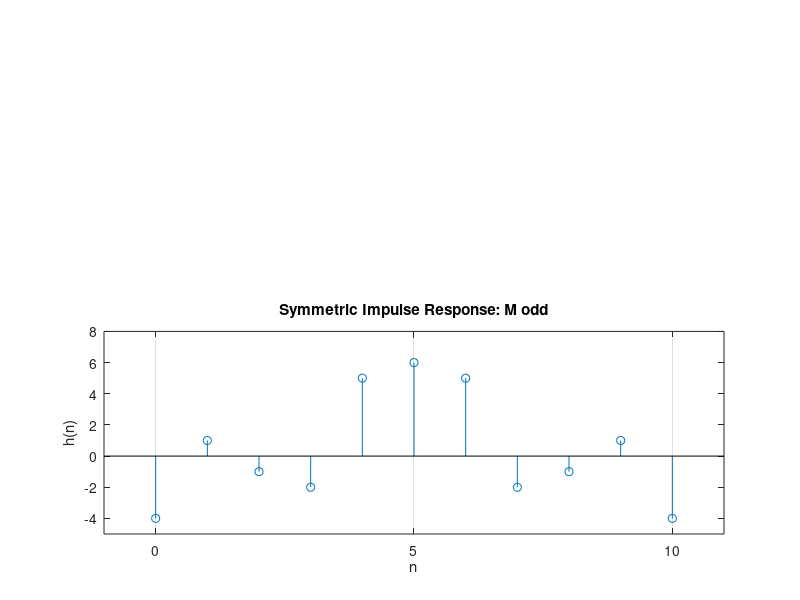

Reproduce this figure in MATLAB. (Note: this script raises an error after producing the figure.)
% Chapter 7 Matlab Figure on 

%           sym impulse response odd M

%

subplot(1,1,1)

% ODD M

h = [-4,1,-1,-2,5,6,5,-2,-1,1,-4];

M = length(h); n = 0:M-1; alpha = (M-1)/2;

subplot(2,1,2);

stem(n,h); axis([-1,M,-5,8]);

title('Symmetric Impulse Response: M odd')

xlabel('n'); ylabel('h(n)')

set(gca,'XTickMode','manual','XTick',[0,5,10],'Xgrid','on')

set(gca,'XTickLabelMode','manual',...

        'XTickLabels',['   0   ';'(M-1)/2';' (M-1) '])

set(gca,'YTickMode','manual','YTick',[0],'Ygrid','off')

set(gca,'YTickLabelMode','manual','YTickLabels',['0'])

